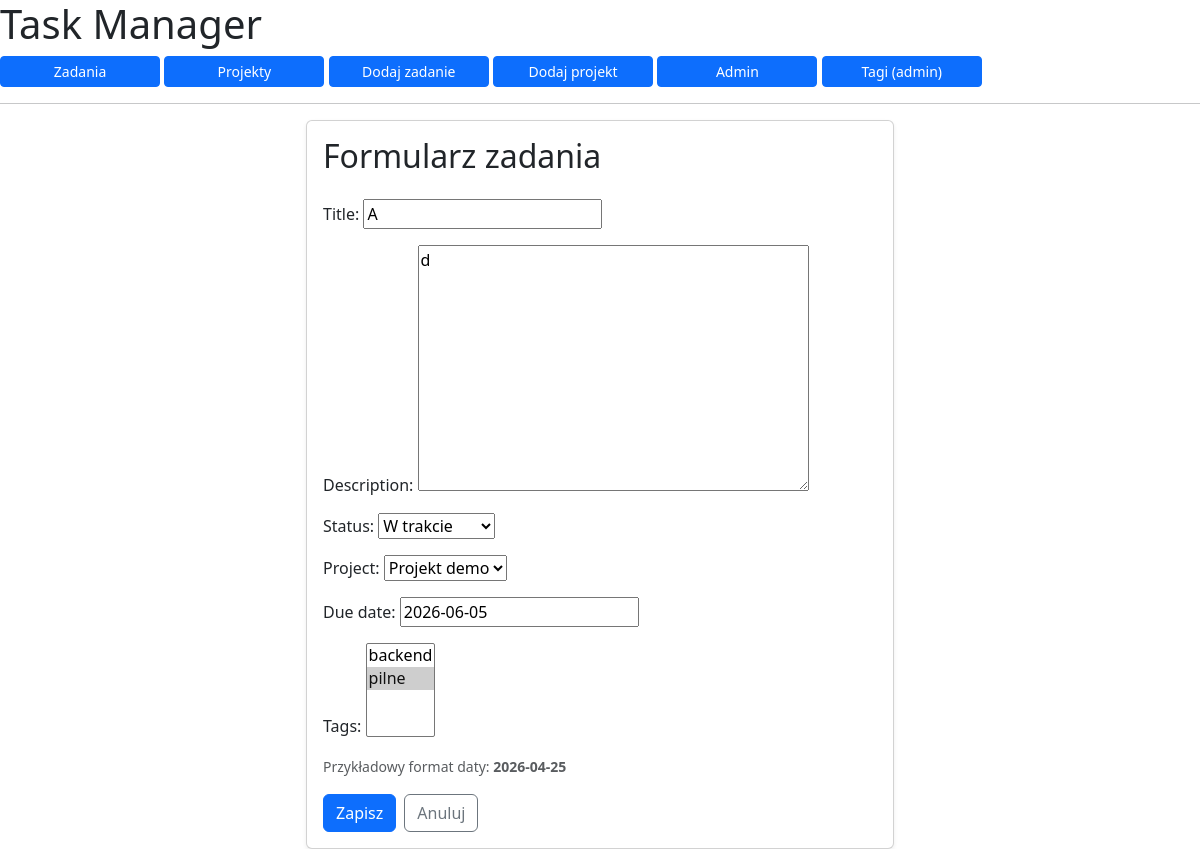
Before: /task/3/edit/ with the older database file.
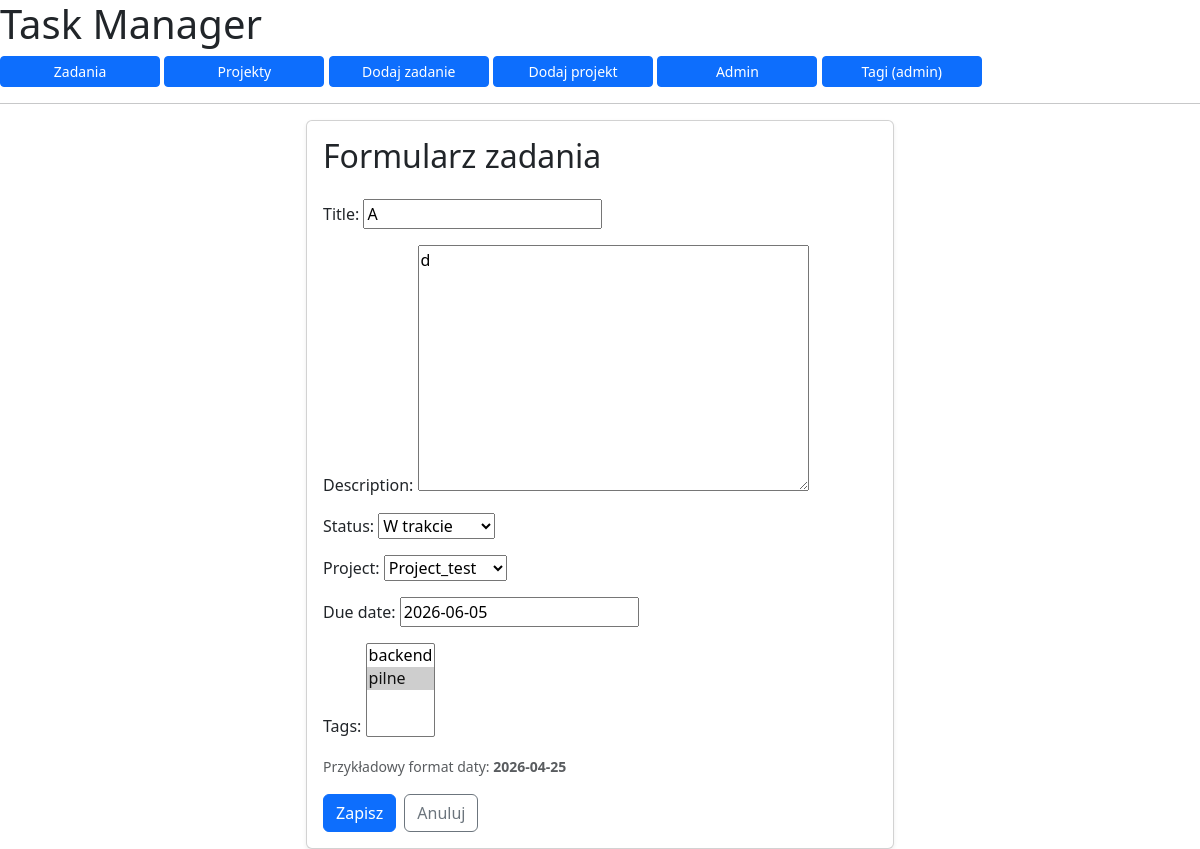
After: the same page with the newer database file.
### seredaApp/models.py (models this page shows, shortened)
class Task(models.Model):
    class Status(models.TextChoices):
        TODO = "do zrobienia", "Do zrobienia"
        DOING = "w trakcie", "W trakcie"
        DONE = "zrobione", "Zrobione"
    project = models.ForeignKey(
        Project,
        on_delete=models.CASCADE,
        related_name="tasks",
    )
    title = models.CharField(max_length=100)
    description = models.TextField(blank=True)
    status = models.CharField(
        max_length=12,
        choices=Status.choices,
        default=Status.TODO,
    )
    due_date = models.DateField(blank=True, null=True)
    created_at = models.DateTimeField(auto_now_add=True)
    tags = models.ManyToManyField(
        Tag,
        blank=True,
        related_name="tasks",
    )
    class Meta:
        ordering = ["-created_at"]

### seredaApp/views.py (the view)
# urls.py: path("task/<int:pk>/edit/", TaskUpdateView.as_view(), name="task_edit"),
class TaskUpdateView(UpdateView):
    model = Task
    form_class = TaskForm
    template_name = "seredaApp/task_form.html"
    success_url = reverse_lazy("task_list")

### seredaApp/forms.py (shortened to what this page needs)
class TaskForm(ModelForm):
    class Meta:
        model = Task
        fields = ["title", "description", "status", "project", "due_date", "tags"]

### seredaApp/models.py (called while the page is built)
    def __str__(self):
        return self.name

    def __str__(self) -> str:
        return self.name

### seredaApp/templates/seredaApp/task_form.html (shortened to what this page needs)
{% extends "base.html" %}
{% block content %}
<div class="row justify-content-center">
    <div class="col-12 col-md-8 col-lg-6">
        <div class="card shadow-sm">
            <div class="card-body">
<h2 class="card-title mb-4">Formularz zadania</h2>
<form method="post">
    {{ form.as_p }}
    <div class="mb-3">
        <small class="text-muted">
            Przykładowy format daty: <strong>{% now "Y-m-d" %}</strong>
        </small>
    </div>
    <div class="d-flex gap-2">
        <button type="submit" class="btn btn-primary">Zapisz</button>
        <a href="{% url 'task_list' %}" class="btn btn-outline-secondary">Anuluj</a>
    </div>
</form>
            </div>
        </div>
    </div>
</div>
{% endblock %}

Changed rows visible on the page:
changed Task "W trakcie": project "Projekt demo" → "Project_test"
